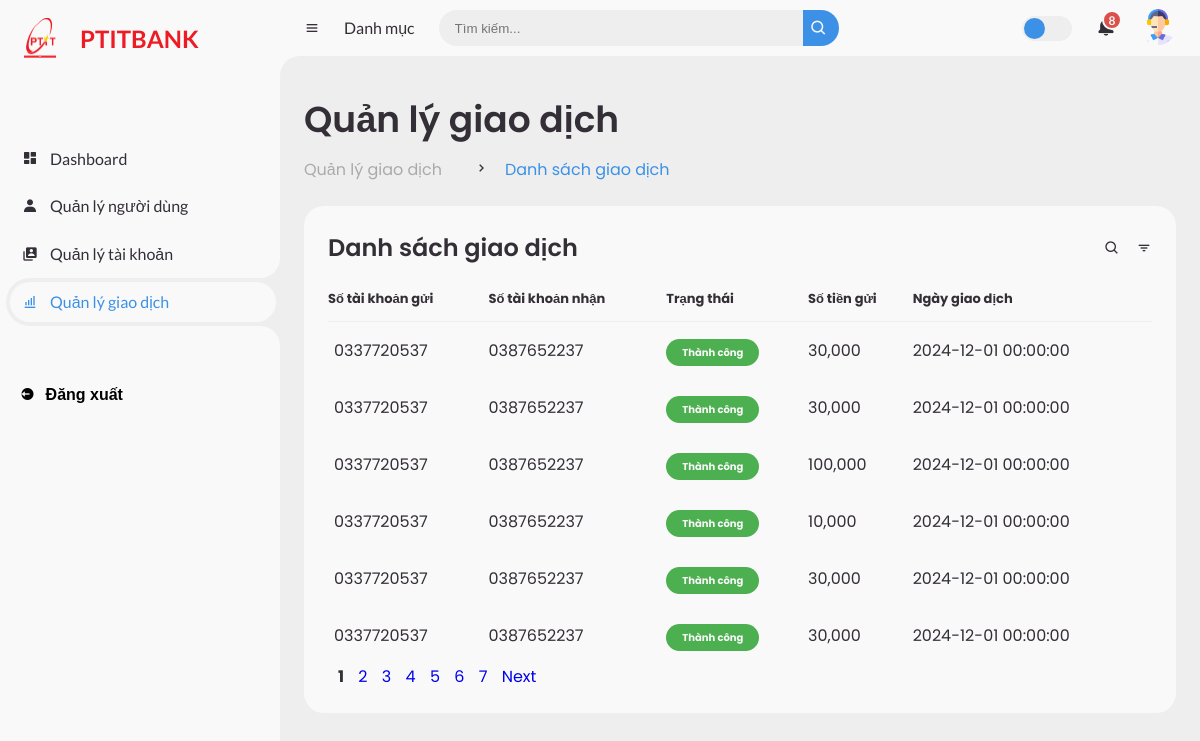
The page /admin/transaction (signed in) on the database as committed earlier.
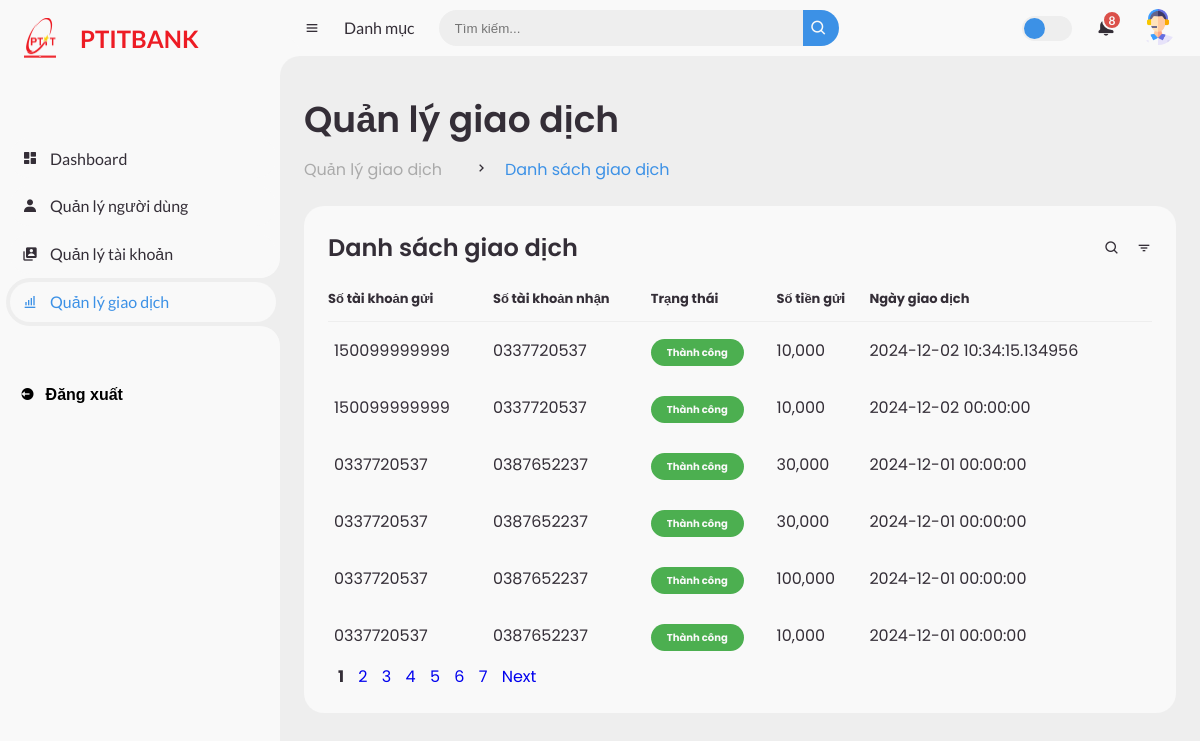
The same page on the database as committed later.
### tables this page shows
CREATE TABLE "Transaction" (
  TransactionID TEXT PRIMARY KEY,
  senderAccountNumber TEXT,
  recipientAccountNumber TEXT,
  TransactionDate DATETIME,  -- Thay đổi kiểu dữ liệu từ DATE sang DATETIME
  TransactionType TEXT,
  Amount DECIMAL(15, 2),
  Description TEXT
);

### app/routes/admin_route.py (the view)
@admin_bp.route("/transaction")
def transaction_list():
    from app.controllers.user_controller import get_transaction
    return get_transaction()

### app/controllers/user_controller.py (called while the page is built)
def get_transaction():
    from app.services.user_service import get_transaction
    return get_transaction()

### app/services/user_service.py (called while the page is built)
def check_role():
    account_id = session.get("account_id")
    if not account_id:
        return "Bạn chưa đăng nhập", "danger"
    account = Account.query.filter_by(AccountID=account_id).first()
    if not account:
        return "Tài khoản không tồn tại", "danger"
    customer = Customer.query.filter_by(CustomerID=account.CustomerID).first()
    if not customer:
        return "Khách hàng không tồn tại", "danger"
    if customer.Role != "Admin":
        return "Bạn không có quyền truy cập trang này", "danger"
    return "Welcome Admin", "success"

### app/templates/admin/transaction/transaction.html (shortened to what the changed rows need)
<!DOCTYPE html>
<html lang="en">
  <head>
    <link
      href="https://unpkg.com/boxicons@2.0.9/css/boxicons.min.css"
      rel="stylesheet"
    />
    <link
      rel="stylesheet"
      href="{{url_for('static', filename='css/style.css')}}"
    />
  </head>
  <body>
    <section id="content">
      <main>
        <div class="head-title">
          <div class="left">
            <h1>Quản lý giao dịch</h1>
          </div>
        </div>
        <div class="table-data">
          <div class="order">
            <table>
              <thead>
                <tr>
                  <th>Số tài khoản gửi</th>
                  <th>Số tài khoản nhận</th>
                  <th>Trạng thái</th>
                  <th>Số tiền gửi</th>
                  <th>Ngày giao dịch</th>
                </tr>
              </thead>
              <tbody>
                {% for transaction in transactions %}
                <tr>
                  <td>{{ transaction.senderAccountNumber }}</td>
                  <td>{{ transaction.recipientAccountNumber }}</td>
                  <td><span class="status success">Thành công</span></td>
                  <td>{{ '{:,.0f}'.format(transaction.Amount) }}</td>
                  <td>
                    <span>{{ transaction.TransactionDate}}</span>
                  </td>
                </tr>
                {% endfor %}
              </tbody>
            </table>
            <div class="container-pagination">
              <div class="pagination">
                 {% for page_num in pagination.iter_pages() %} {% if
                page_num %} {% if page_num == pagination.page %}
                <strong style="margin-left: 10px">{{ page_num }}</strong>
                {% else %}
                <a
                  href="{{ url_for('admin.transaction_list', page=page_num) }}"
                  style="margin-left: 10px"
                  >{{ page_num }}</a
                >
                {% endif %} {% else %}
                <span>...</span>
                {% endif %} {% endfor %} {% if pagination.has_next %}
                <a
                  class="pagi"
                  href="{{ url_for('admin.transaction_list', page=pagination.next_num) }}"
                  style="margin-left: 10px"
                  >Next</a
                >
                {% endif %}
              </div>
            </div>
          </div>
        </div>
      </main>
    </section>
  </body>
</html>

Rows that differ between the two databases and show on the page:
no longer on this page (row unchanged): Transaction: Amount "30,000"
no longer on this page (row unchanged): Transaction: Amount "30,000"
added Transaction: Amount "10,000"
added Transaction: Amount "10,000"
